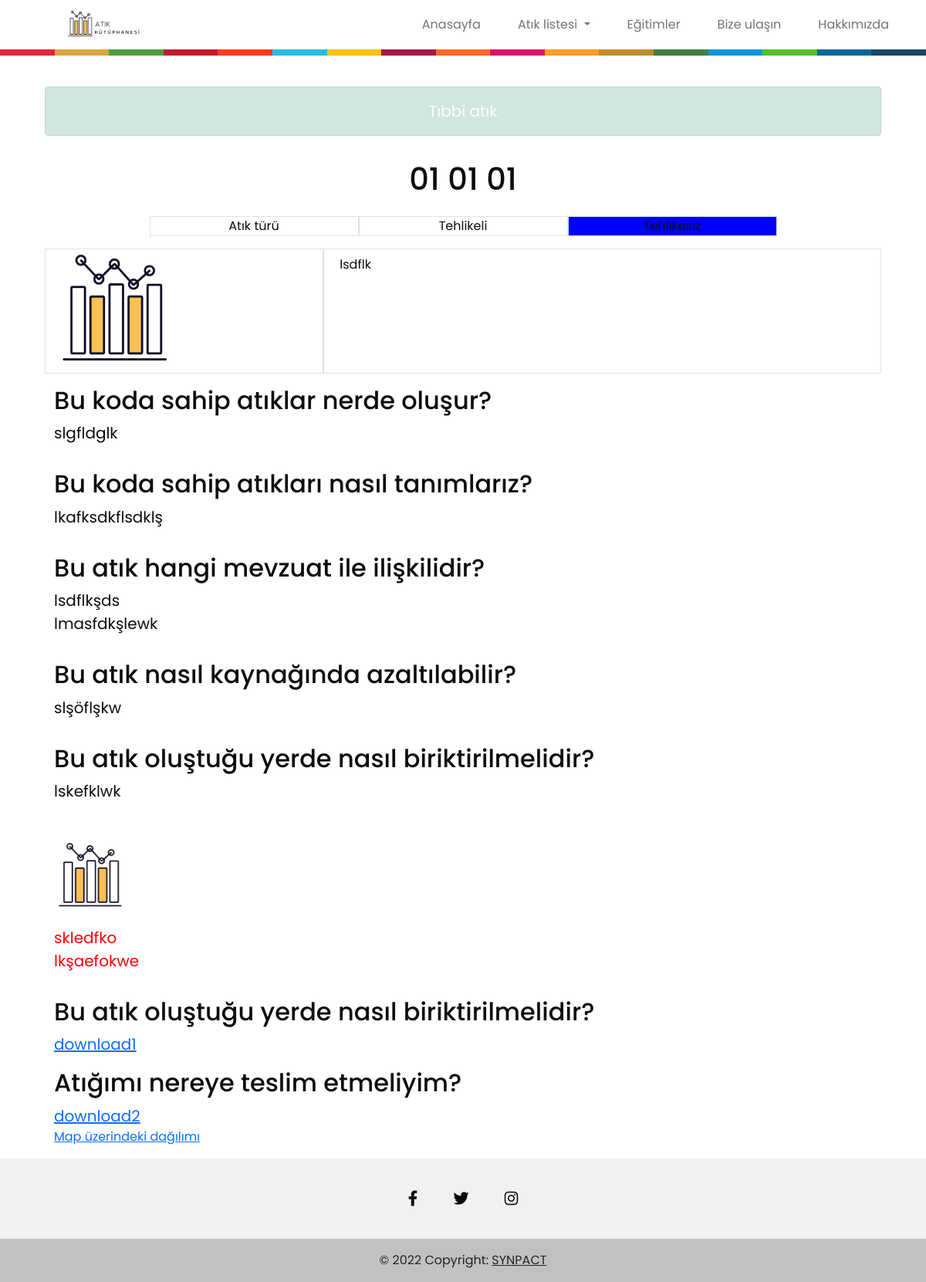
Page /atikkod/1 on the committed database.
### kutuphane/models.py (models this page shows)
class Atikcodes2(models.Model):
    idNo = models.CharField(max_length=10, help_text="örn. 3",default="")
    itsUpTitle = models.TextField(max_length=70,null=True, help_text="örn. Tıbbi atık",default="")
    wasteName = models.CharField(max_length=70,null=True,default="")
    wasteType = models.CharField(max_length=20,null=True, help_text="tehlikeli = 1, tehlikesiz = 2, uygun kodu seçiniz.",default="")
    firstImage = models.ImageField(null=TRUE,default="")
    inBox = models.TextField(max_length=700,null=TRUE,help_text="uyarı yazısı",default="")
    whereAccur = models.TextField(max_length=700,null=TRUE,help_text="bu koda sahip atıklar nerde oluşur?",default="")
    howDefine =  models.TextField(max_length=700,null=TRUE,help_text="Bu koda sahip atıkları nasıl tanımlarız?")
    legislation1 =  models.TextField(max_length=100,null=TRUE,help_text="Bu atık hangi mevzuatla ilişkilidir(1)",default="")
    legislation2 =  models.TextField(max_length=100,null=TRUE,help_text="Bu atık hangi mevzuatla ilişkilidir(2)",default="")
    bioprocessability = models.CharField(max_length=10,null=True, help_text="0-5 arası bir değerle puanlandırın",default="")
    materialRecycling = models.CharField(max_length=10,null=True, help_text="0-5 arası bir değerle puanlandırın",default="")
    flammability = models.CharField(max_length=10,null=True, help_text="0-5 arası bir değerle puanlandırın",default="")
    howReduce =models.TextField(max_length=700,null=TRUE,help_text="Bu atık nasıl kaynağında azaltılabilir?",default="")
    howAccumulate =models.TextField(max_length=700,null=TRUE,help_text="Bu atık nasıl kaynağında azaltılabilir?",default="")
    secondImage = models.ImageField(null=TRUE,default="",)
    warningMessage = models.TextField(max_length=700,null=TRUE,help_text="uyarı mesajı(1)",default="")
    warningMessage2 = models.TextField(max_length=700,null=TRUE,help_text="uyarı mesajı(2)",default="")
    file1 = models.FileField(null=TRUE,help_text="Bu atık; atık tesisine nasıl taşınmalıdır ?",default="")
    file2 = models.FileField(null=TRUE,help_text="Bu atık; atık tesisine nasıl taşınmalıdır ?",default="")
    """ itsId = models.CharField(max_length=10,null=True)
    itsType = models.CharField(max_length=50, null=True)
    itsTtile = models.CharField(max_length=15, null=True)
    img = models.ImageField( null=True)
    warningContent = models.TextField(max_length=500, null=True)
    whereAccoursContent = models.TextField(max_length=500, null=True)
    howDefineContent = models.TextField(max_length=500, null=True)
    legislationlistContent = models.TextField(max_length=500, null=True)
    howToReduceContent = models.TextField(max_length=500, null=True)
    img2 =  models.ImageField( null=True)
    p1 = models.TextField(max_length=400, null=True)
    p2 = models.TextField(max_length=400, null=True)
    list1 = models.CharField(max_length=50, null=True)
    list2 = models.CharField(max_length=50, null=True)
 """

### kutuphane/views.py (the view)
# urls.py: path('atikkod/<int:id>', views.atikcode,name="atikcode"),
def atikcode(request,id):
    idCode = id
    codes = Atikcodes2.objects.filter( idNo = id)
    if codes:
        codess = Atikcodes2()
    for i in codes:
        codess.idNo = i.idNo
        codess.itsUpTitle = i.itsUpTitle
        codess. wasteName = i. wasteName
        codess.wasteType = i.wasteType
        codess.firstImage = i.firstImage
        codess.inBox = i.inBox
        codess.whereAccur = i.whereAccur
        codess.howDefine = i.howDefine
        codess.legislation1 = i.legislation1
        codess.legislation2 = i.legislation2
        codess.bioprocessability = i.bioprocessability
        codess.materialRecycling= i.materialRecycling
        codess.flammability = i.flammability
        codess.howReduce = i.howReduce
        codess.howAccumulate = i.howAccumulate
        codess.secondImage = i.secondImage
        codess.warningMessage = i.warningMessage
        codess.warningMessage2 = i.warningMessage2
        codess.file1 = i.file1
        codess.file2 = i.file2
        return render(request,"atikcode.html",{"data": codess,"mapId":idCode})
    return render(request,"atikcode.html",{"mapId":idCode})

### templates/atikcode.html (shortened to what this page needs)
{% extends "layout.html" %}
{% block body %}
{% load static %}
<div class="container">
    <div class="row m-3">
        <div class="alert alert-success mt-4 text-white text-center fs-5" role="alert">{{data.itsUpTitle}}</div>
    </div>
    <div class="row m-3">
        <p class="h1 text-center">{{data.wasteName}}</p>
    </div>
    <div class="row justify-content-center m-3">
        <div class="col-3 border dangerous-d-c1" >Atık türü</div>
        <div class="col-3 border dangerous-d-c2" >Tehlikeli</div>
        <div class="col-3 border dangerous-d-c3">Tehlikesiz</div>
    </div>
    <div class="row m-3">
        <div class="col-4 border justify-content-center">
            <img style="height: 10rem;"  src="{{data.firstImage.url}}" alt="" srcset="">
        </div>
        <div class="col-8 border justify-content-center">
            <p class="m-2">{{data.inBox}}</p>
        </div>
    </div>
    <div class="row m-3">
        <p class="h2">Bu koda sahip atıklar nerde oluşur?</p>
        <p class="fs-5">{{data.whereAccur}} </p>
     </div>
     <div class="row m-3">
        <p class="h2">Bu koda sahip atıkları nasıl tanımlarız?</p>
        <p class="fs-5">{{data.howDefine}} </p>
    </div>
    <div class="row m-3">
        <p class="h2">Bu atık hangi mevzuat ile ilişkilidir?</p>
        <ul>
            <li class="fs-5">{{data.legislation1}}</li>
            <li class="fs-5">{{data.legislation2}}</li>
        </ul>
    </div>
    <div class="row m-3">
        <p class="h2">Bu atık nasıl kaynağında azaltılabilir?</p>
        <p class="fs-5">{{data.howReduce}} </p>
    </div>
    <div class="row m-3">
        <p class="h2">Bu atık oluştuğu yerde nasıl biriktirilmelidir?</p>
        <p class="fs-5 mb-5">{{data.howAccumulate}}</p>
        <img style="height:6rem ; width:auto"  src="{{data.secondImage.url}}" alt="" srcset="">
    </div>
    <div class="row m-3">
        <ul>
            <li style="color:red" class="fs-5">{{data.warningMessage}}</li>
            <li style="color:red" class="fs-5">{{data.warningMessage2}}</li>
        </ul>
    </div>
    <div class="row m-3">
        <p class="h2">Bu atık oluştuğu yerde nasıl biriktirilmelidir?</p>
        <a class="fs-5" href="{{data.file1.url}}" download="{{data.file1.url}}">download1</a>
    </div>
    <div class="row m-3">
        <p class="h2">Atığımı nereye teslim etmeliyim?</p>
        <a  class="fs-5" href="{{data.file2.url}}" download="{{data.file2.url}}">download2</a>
        <a href="{{mapId}}/map">Map üzerindeki dağılımı</a>
    </div>
</div>
{% endblock body %}

### templates/layout.html (shortened to what this page needs)
<!DOCTYPE html>
<html lang="en">
<head>
    <link href="https://cdn.jsdelivr.net/npm/bootstrap@5.1.3/dist/css/bootstrap.min.css" rel="stylesheet">
    {% load static %}
    <link rel="stylesheet" href="{% static 'main.css' %}">
</head>
<body style="overflow-x: hidden ;">
    {% include "includes/navbar.html" %}
    <div class="container-fluid">
        {% block body %}
        {% endblock body %}
    </div>
     {% include "includes/footer.html" %}
</body>
</html>

### templates/includes/navbar.html (shortened to what this page needs)
<!DOCTYPE html>
<html lang="en">
<head>
<link href="https://cdn.jsdelivr.net/npm/bootstrap@5.1.3/dist/css/bootstrap.min.css" rel="stylesheet">
    {% load static %}
        <link rel="stylesheet" href="{% static 'navbar.css' %}">
        <link rel="stylesheet" href="{% static 'main.css' %}">
</head>
<body>
     <div class="container-fluid sticky-top" style="background-color:white ;">
        <nav class="navbar navbar-expand-lg navbar-light ">
             <div class="container-fluid">
                   <img class="logopng navbar-brand" src="{%static 'imgs/logoguncel4.png'%}" alt="" srcset="" style="margin-left:4rem ;">
                 <div class="collapse navbar-collapse" id="navbarNav">
                      <ul class="navbar-nav text-center ms-auto justify-content-around ">
                           <li class="nav-item ">
                             <a href="https://www.atikkutuphanesi.com/" class="nav-link mx-3 "  aria-current="page">Anasayfa</a>
                        </li>
                        <li class="nav-item dropdown">
                             <a class="nav-link dropdown-toggle mx-3  " href="#" id="navbarScrollingDropdown" role="button" data-bs-toggle="dropdown"  aria-expanded="false">
                               Atık listesi
                             </a>
                           </li>
                           <li class="nav-item ">
                             <a href="https://www.atikkutuphanesi.com/trainings" class="nav-link  mx-3 "  aria-current="page">Eğitimler</a>
                        </li>
                           <li class="nav-item">
                             <a href="https://www.atikkutuphanesi.com/contact" class="nav-link  mx-3 "  aria-current="page">Bize ulaşın</a>
                        </li>
                        <li class="nav-item">
                             <a href="https://www.atikkutuphanesi.com/about/" class="nav-link  mx-3 " aria-current="page">Hakkımızda</a>
                        </li>
                      </ul>
                 </div>
             </div>
        </nav>
        <div class="row bg-dark" style="height:0.5rem ;background:  linear-gradient(to right,#e5243b 0,#e5243b 5.88235%,#dda63a 5.88235%,#dda63a 11.7647%,#4c9f38 11.7647%,#4c9f38 17.6471%,#c5192d 17.6471%,#c5192d 23.5294%,#ff3a21 23.5294%,#ff3a21 29.4118%,#26bde2 29.4118%,#26bde2 35.2941%,#fcc30b 35.2941%,#fcc30b 41.1765%,#a21942 41.1765%,#a21942 47.0588%,#fd6925 47.0588%,#fd6925 52.9412%,#dd1367 52.9412%,#dd1367 58.8235%,#fd9d24 58.8235%,#fd9d24 64.7059%,#bf8b2e 64.7059%,#bf8b2e 70.5882%,#3f7e44 70.5882%,#3f7e44 76.4706%,#0a97d9 76.4706%,#0a97d9 82.3529%,#56c02b 82.3529%,#56c02b 88.2353%,#00689d 88.2353%,#00689d 94.1176%,#19486a 94.1176%,#19486a 100%) repeat scroll 0 0 ;"></div>
    </div>
</body>
</html>

### templates/includes/footer.html (shortened to what this page needs)
<!DOCTYPE html>
<html lang="en">
<head>
    <link rel="stylesheet" href="https://cdnjs.cloudflare.com/ajax/libs/font-awesome/6.0.0-beta3/css/all.min.css" />
      <link href="https://cdn.jsdelivr.net/npm/bootstrap@5.1.3/dist/css/bootstrap.min.css" rel="stylesheet">
</head>
<body>
<footer class="text-center text-white" style="background-color: #f1f1f1;">
  <div class="container pt-4">
    <section class="mb-4 ">
      <a
        class="btn btn-link btn-floating btn-lg text-dark m-1"
        href="#!"
        role="button"
        data-mdb-ripple-color="dark"
        ><i class="fab fa-facebook-f"></i
      ></a>
      <a
        class="btn btn-link btn-floating btn-lg text-dark m-1"
        href="https://twitter.com/AtikKutuphanesi"
        role="button"
        data-mdb-ripple-color="dark"
        ><i class="fab fa-twitter"></i
      ></a>
      <a
        class="btn btn-link btn-floating btn-lg text-dark m-1"
        href="https://www.instagram.com/atikkutuphanesi/"
        role="button"
        data-mdb-ripple-color="dark"
        ><i class="fab fa-instagram"></i
      ></a>
    </section>
  </div>
  <div class="text-center text-dark p-3" style="background-color: rgba(0, 0, 0, 0.2);">
    © 2022 Copyright:
    <a class="text-dark" href="http://www.synpactsolutions.com/">SYNPACT</a>
  </div>
</footer>
</body>
</html>

### kutuphane/static/main.css (style rules this page uses)
* { margin:0px; padding:0px; box-sizing: border-box; text-decoration:none; list-style:none; color:rgb(14, 13, 13); font-family: 'Poppins', sans-serif; scroll-behavior: smooth; }
body { min-width: 100vw; }

### kutuphane/static/navbar.css (style rules this page uses)
.logopng { height: 3rem; width:auto; padding: 0; margin-right:20vw; }

### rows in the picture
Atikcodes2: itsUpTitle "Tıbbi atık", wasteName "01 01 01", inBox "lsdflk", whereAccur "slgfldglk", howDefine "lkafksdkflsdklş", legislation1 "lsdflkşds", legislation2 "lmasfdkşlewk", howReduce "slşöflşkw", howAccumulate "lskefklwk", warningMessage "skledfko", warningMessage2 "lkşaefokwe"
